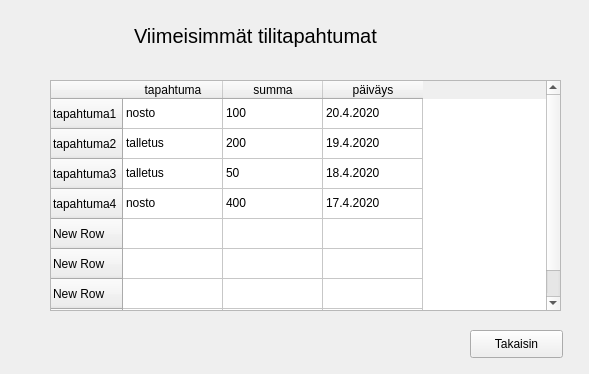
<?xml version="1.0" encoding="UTF-8"?>
<ui version="4.0">
 <class>tapahtumat</class>
 <widget class="QWidget" name="tapahtumat">
  <property name="geometry">
   <rect>
    <x>0</x>
    <y>0</y>
    <width>589</width>
    <height>374</height>
   </rect>
  </property>
  <property name="windowTitle">
   <string>Form</string>
  </property>
  <widget class="QPushButton" name="veks">
   <property name="geometry">
    <rect>
     <x>470</x>
     <y>330</y>
     <width>93</width>
     <height>28</height>
    </rect>
   </property>
   <property name="text">
    <string>Takaisin</string>
   </property>
  </widget>
  <widget class="QLabel" name="label">
   <property name="geometry">
    <rect>
     <x>134</x>
     <y>15</y>
     <width>321</width>
     <height>41</height>
    </rect>
   </property>
   <property name="font">
    <font>
     <pointsize>15</pointsize>
    </font>
   </property>
   <property name="text">
    <string>Viimeisimmät tilitapahtumat</string>
   </property>
  </widget>
  <widget class="QTableWidget" name="tableWidget">
   <property name="geometry">
    <rect>
     <x>50</x>
     <y>80</y>
     <width>511</width>
     <height>231</height>
    </rect>
   </property>
   <row>
    <property name="text">
     <string>tapahtuma1</string>
    </property>
   </row>
   <row>
    <property name="text">
     <string>tapahtuma2</string>
    </property>
   </row>
   <row>
    <property name="text">
     <string>tapahtuma3</string>
    </property>
   </row>
   <row>
    <property name="text">
     <string>tapahtuma4</string>
    </property>
   </row>
   <row>
    <property name="text">
     <string>New Row</string>
    </property>
   </row>
   <row>
    <property name="text">
     <string>New Row</string>
    </property>
   </row>
   <row>
    <property name="text">
     <string>New Row</string>
    </property>
   </row>
   <row>
    <property name="text">
     <string>New Row</string>
    </property>
   </row>
   <column>
    <property name="text">
     <string>tapahtuma</string>
    </property>
   </column>
   <column>
    <property name="text">
     <string>summa</string>
    </property>
   </column>
   <column>
    <property name="text">
     <string>päiväys</string>
    </property>
   </column>
   <item row="0" column="0">
    <property name="text">
     <string>nosto</string>
    </property>
   </item>
   <item row="0" column="1">
    <property name="text">
     <string>100</string>
    </property>
   </item>
   <item row="0" column="2">
    <property name="text">
     <string>20.4.2020</string>
    </property>
   </item>
   <item row="1" column="0">
    <property name="text">
     <string>talletus</string>
    </property>
   </item>
   <item row="1" column="1">
    <property name="text">
     <string>200</string>
    </property>
   </item>
   <item row="1" column="2">
    <property name="text">
     <string>19.4.2020</string>
    </property>
   </item>
   <item row="2" column="0">
    <property name="text">
     <string>talletus</string>
    </property>
   </item>
   <item row="2" column="1">
    <property name="text">
     <string>50</string>
    </property>
   </item>
   <item row="2" column="2">
    <property name="text">
     <string>18.4.2020</string>
    </property>
   </item>
   <item row="3" column="0">
    <property name="text">
     <string>nosto</string>
    </property>
   </item>
   <item row="3" column="1">
    <property name="text">
     <string>400</string>
    </property>
   </item>
   <item row="3" column="2">
    <property name="text">
     <string>17.4.2020</string>
    </property>
   </item>
  </widget>
 </widget>
 <resources/>
 <connections/>
</ui>
